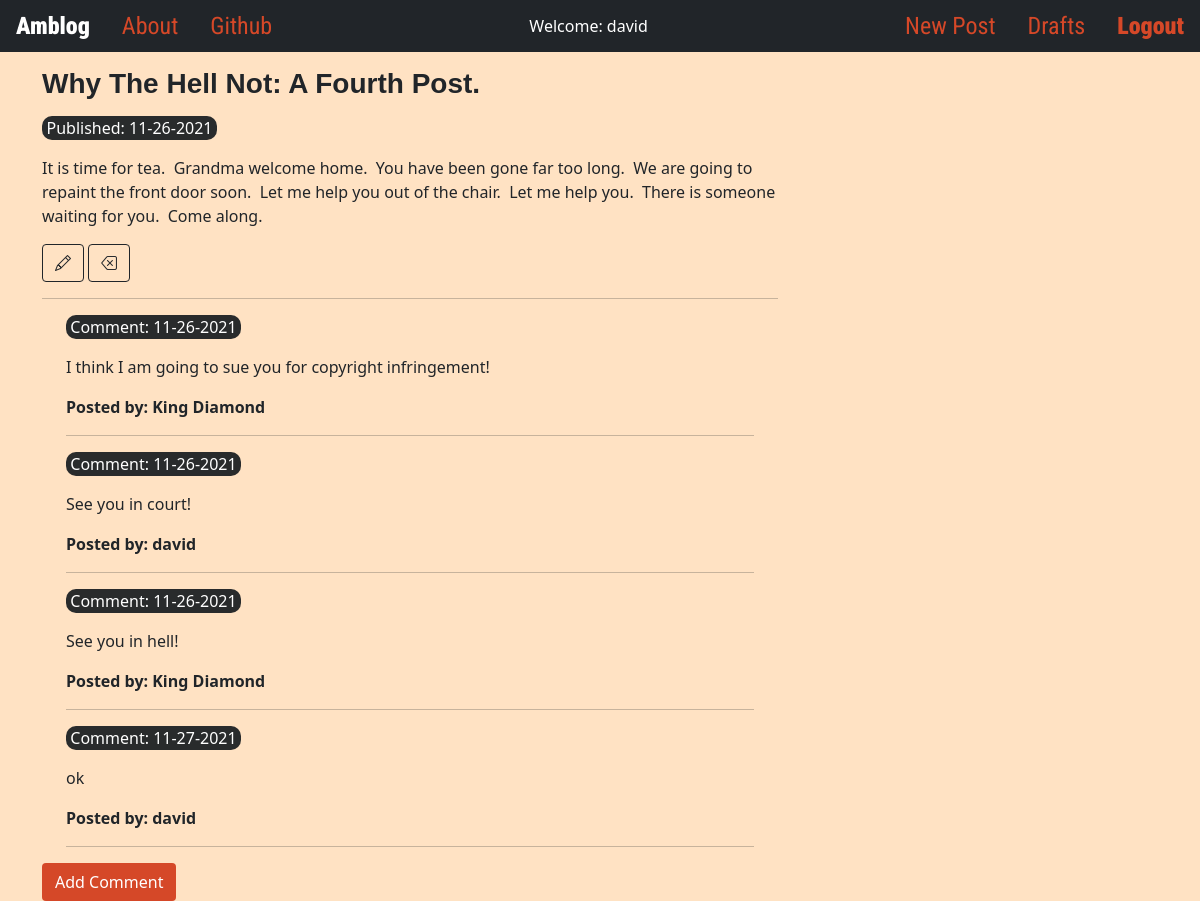
The app's page /post/4/ (signed in) with its own data.
### blog/models.py (models this page shows, shortened)
class Post(models.Model):
    author = models.ForeignKey('auth.User', on_delete=models.CASCADE)
    title = models.CharField(max_length=128)
    text = models.TextField()
    create_date = models.DateTimeField(default=timezone.now())
    published_date = models.DateTimeField(blank=True, null=True)

class Comment(models.Model):
    post = models.ForeignKey('blog.Post', related_name='comments', on_delete=models.CASCADE)
    author = models.CharField(max_length=128)
    text = models.TextField()
    create_date = models.DateTimeField(default=timezone.now())
    approved_comment = models.BooleanField(default=False)

### blog/views.py (the view)
# urls.py: path('post/<int:pk>/', views.PostDetailView.as_view(), name='post_detail'),
class PostDetailView(DetailView):
    model = Post

### blog/templates/blog/post_detail.html (shortened to what this page needs)
{% extends 'blog/base.html' %}
{% block content %}
  <h3 class="post-detail-title">{{ post.title }}</h3>
  {% if post.published_date %}
    <div class="date postdate">
      Published: {{ post.published_date|date:"m-d-Y" }}
    </div>
  {% else %}
    <a class="btn btn-orange" href="{% url 'post_publish' pk=post.pk %}">Publish</a>
  {% endif %}
  <p class="postcontent">{{ post.text|safe|linebreaksbr }}</p>
  {% if user.is_authenticated %}
  <div class="show-always post-width">
    <a class="btn btn-outline-dark" href="{% url 'post_edit' pk=post.pk %}">
      <i class="bi bi-pencil"></i><span class="show-on-hover"> Edit</span>
    </a>
    <a class="btn btn-outline-dark" href="{% url 'post_remove' pk=post.pk %}">
      <i class="bi bi-backspace"></i><span class="show-on-hover"> Delete</span>
    </a>
  </div>
  {% endif %}
  <hr>
  <div class="container">
    {% for comment in post.comments.all %}
      {% if user.is_authenticated or comment.approved_comment %}
        <p class="date">Comment: {{ comment.create_date|date:"m-d-Y" }}</p>
        <p>{{ comment.text|safe|linebreaksbr }}</p>
        <p><strong>Posted by: {{ comment.author }}</strong></p>
      {% endif %}
      <hr>
      {% empty %}
        <p>No comments.</p>
    {% endfor %}
    </div>
    <a class="btn btn-orange" href="{% url 'add_comment_to_post' pk=post.pk %}">Add Comment</a>
{% endblock %}

### blog/templates/blog/base.html (shortened to what this page needs)
<!DOCTYPE html>
{% load static %}
<html lang="en" dir="ltr">
  <head>
    <link rel="stylesheet" href="{% static 'css/bootstrap.min.css' %}">
    <link rel="stylesheet" href="https://cdn.jsdelivr.net/npm/bootstrap-icons@1.3.0/font/bootstrap-icons.css">
    <link rel="stylesheet" href="{% static 'css/medium-editor.css' %}">
    <link rel="stylesheet" href="{% static 'css/themes/default.css' %}">
    <link rel="stylesheet" href="{% static 'css/blog.css' %}">
  </head>
  <body>
    <nav class="navbar navbar-dark bg-dark navbar-padding">
      <ul class="nav navbar-font">
        <li class="nav-item">
          {% url 'post_list' as url %}
          <a href="{{ url }}"
          {% if request.path == url %} class="nav-link navbar-font-bold navbar-orange navbar-active navbar-hover-black"
          {% else %} class="nav-link navbar-font-bold navbar-orange"
          {% endif %} >Amblog</a>
        </li>
        <li class="nav-item">
          {% url 'about' as url %}
          <a href="{{ url }}"
          {% if request.path == url %} class="nav-link navbar-orange navbar-active navbar-hover-black"
          {% else %} class="nav-link navbar-orange"
          {% endif %} >About</a>
        </li>
        <li class="nav-item">
          <a class="nav-link navbar-orange" href="https://github.com/davidamlaw/">Github</a>
        </li>
      </ul>
      <ul class="nav navbar-right">
        <li class="nav-item welcome">
          {% if user.is_authenticated %}
            Welcome: {{ user }}
          {% else %}
            Welcome: Guest
          {% endif %}
        </li>
      </ul>
        <ul class="nav navbar-right navbar-font">
          {% if user.is_authenticated %}
          <li class="nav-item">
            {% url 'post_new' as url %}
            <a href="{{ url }}"
            {% if request.path == url %} class="nav-link navbar-orange navbar-active navbar-hover-black"
            {% else %} class="nav-link navbar-orange"
            {% endif %} >New Post</a>
          </li>
          <li class="nav-item">
            {% url 'post_draft_list' as url %}
            <a href="{{ url }}"
            {% if request.path == url %} class="nav-link navbar-orange navbar-active navbar-hover-black"
            {% else %} class="nav-link navbar-orange"
            {% endif %} >Drafts</a>
          </li>
          <li class="nav-item">
            <a class="nav-link navbar-orange navbar-font-bold" href="{% url 'logout' %}">Logout</a>
          </li>
      {% else %}
          <li class="nav-item">
            <a class="nav-link navbar-orange navbar-font-bold" href="{% url 'login' %}">Login</a>
          </li>
      {% endif %}
        </ul>
    </nav>
    <div class="content container">
      <div class="row">
        <div class="col-md-8">
          <div class="blog_posts">
            {% block content %}
            {% endblock %}
          </div>
        </div>
      </div>
    </div>
  </body>
</html>

### blog/static/css/blog.css (style rules this page uses)
a { text-decoration: none; color: rgb(213, 72, 40); }
body { background-color: rgb(255, 226, 195); }
.btn-orange { background-color: rgb(213, 72, 40); color: white; }
.navbar-font li a { font-family: 'Roboto Condensed', sans-serif; font-size: 1.5em; }
.navbar-orange { color: rgb(213, 72, 40); }
.navbar-font-bold { font-weight: 900; }
.navbar-padding { padding-bottom: 0; padding-top: 0; }
.post-detail-title { margin-top: 15px; font-family: 'Dosis', sans-serif; font-weight: 600; }
.post-width { width: 175px; }
.date { background-color: rgb(41, 43, 44); border-radius: 10px; color: white; margin-top: 15px; margin-bottom: 5px; text-align: center; width: 175px; }
.welcome { color: white; }

### records on screen
Post: title "Why The Hell Not: A Fourth Post.", published_date "11-26-2021", text "It is time for tea. Grandma welcome home. You have been gone far too long. We are going to repaint the front door soon. Let me help you out of the chair. Let me help you. There is someone waiting for you. Come along."
Comment: create_date "11-26-2021", text "I think I am going to sue you for copyright infringement!", author "King Diamond"
Comment: create_date "11-26-2021", text "See you in court!", author "david"
Comment: create_date "11-26-2021", text "See you in hell!", author "King Diamond"
Comment: create_date "11-27-2021", text "ok", author "david"

### other values on screen
{{ user }} "david"
